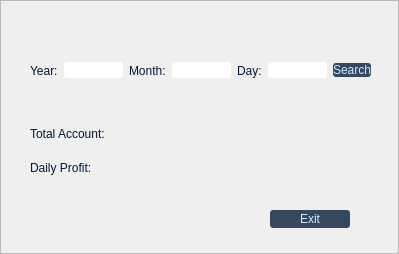
<?xml version="1.0" encoding="UTF-8"?>
<ui version="4.0">
 <class>dailyAccountDialog</class>
 <widget class="QDialog" name="dailyAccountDialog">
  <property name="geometry">
   <rect>
    <x>0</x>
    <y>0</y>
    <width>399</width>
    <height>254</height>
   </rect>
  </property>
  <property name="windowTitle">
   <string>Daily Account</string>
  </property>
  <property name="styleSheet">
   <string notr="true">QPushButton{
	font: 13pt &quot;Arial Rounded MT Bold&quot;;
background-color:rgba(1,25,53,200);
color:rgba(208,233,255);
border-color:rgba(1,25,53,90);
border-radius:3px;
}
QLabel
{
font: 11pt &quot;Arial&quot;;
color:rgb(1, 25, 53);
}
QLineEdit
{
border-color:rgba(255,255,255,200);
font: 11pt &quot;Arial&quot;;
border-color:rgba(1,25,53,50);
           border-radius:3px;
         background-color:rgba(255,255,255);
      color:rgba(1,25,53);
}
</string>
  </property>
  <widget class="QPushButton" name="exitButt">
   <property name="geometry">
    <rect>
     <x>270</x>
     <y>210</y>
     <width>80</width>
     <height>18</height>
    </rect>
   </property>
   <property name="text">
    <string>Exit</string>
   </property>
  </widget>
  <widget class="QWidget" name="gridLayoutWidget">
   <property name="geometry">
    <rect>
     <x>30</x>
     <y>120</y>
     <width>331</width>
     <height>61</height>
    </rect>
   </property>
   <layout class="QGridLayout" name="gridLayout">
    <item row="0" column="0">
     <widget class="QLabel" name="TotalAccount">
      <property name="text">
       <string>Total Account:</string>
      </property>
     </widget>
    </item>
    <item row="1" column="0">
     <widget class="QLabel" name="label">
      <property name="text">
       <string>Daily Profit:</string>
      </property>
     </widget>
    </item>
    <item row="0" column="1">
     <widget class="QLabel" name="displayTotalAccount">
      <property name="text">
       <string/>
      </property>
     </widget>
    </item>
    <item row="1" column="1">
     <widget class="QLabel" name="displayDailyProfit">
      <property name="text">
       <string/>
      </property>
     </widget>
    </item>
   </layout>
  </widget>
  <widget class="QWidget" name="horizontalLayoutWidget">
   <property name="geometry">
    <rect>
     <x>30</x>
     <y>50</y>
     <width>341</width>
     <height>41</height>
    </rect>
   </property>
   <layout class="QHBoxLayout" name="horizontalLayout">
    <item>
     <widget class="QLabel" name="label_year">
      <property name="text">
       <string>Year:</string>
      </property>
     </widget>
    </item>
    <item>
     <widget class="QLineEdit" name="enterYear"/>
    </item>
    <item>
     <widget class="QLabel" name="label_month">
      <property name="text">
       <string>Month:</string>
      </property>
     </widget>
    </item>
    <item>
     <widget class="QLineEdit" name="enterMonth"/>
    </item>
    <item>
     <widget class="QLabel" name="label_day">
      <property name="text">
       <string>Day:</string>
      </property>
     </widget>
    </item>
    <item>
     <widget class="QLineEdit" name="enterDay"/>
    </item>
    <item>
     <widget class="QPushButton" name="searchButt">
      <property name="text">
       <string>Search</string>
      </property>
     </widget>
    </item>
   </layout>
  </widget>
  <widget class="QFrame" name="frame">
   <property name="geometry">
    <rect>
     <x>0</x>
     <y>0</y>
     <width>399</width>
     <height>254</height>
    </rect>
   </property>
   <property name="frameShape">
    <enum>QFrame::StyledPanel</enum>
   </property>
   <property name="frameShadow">
    <enum>QFrame::Raised</enum>
   </property>
  </widget>
  <zorder>frame</zorder>
  <zorder>exitButt</zorder>
  <zorder>gridLayoutWidget</zorder>
  <zorder>horizontalLayoutWidget</zorder>
 </widget>
 <resources/>
 <connections/>
</ui>
